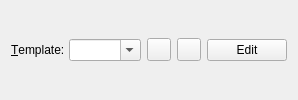
<?xml version="1.0" encoding="UTF-8"?>
<ui version="4.0">
 <class>TemplateWidget</class>
 <widget class="QWidget" name="TemplateWidget">
  <property name="windowTitle">
   <string>Choose Template</string>
  </property>
  <layout class="QHBoxLayout">
   <item>
    <widget class="QLabel" name="templateLabel">
     <property name="whatsThis">
      <string>&lt;p&gt;Give the file name of the LaTeX template.  If this input field is empty or contains an invalid file name, an internal default template will be used.&lt;/p&gt;</string>
     </property>
     <property name="text">
      <string>&amp;Template:</string>
     </property>
     <property name="buddy">
      <cstring>templateCombo</cstring>
     </property>
    </widget>
   </item>
   <item>
    <widget class="QComboBox" name="templateCombo">
     <property name="sizePolicy">
      <sizepolicy hsizetype="Expanding" vsizetype="Fixed">
       <horstretch>0</horstretch>
       <verstretch>0</verstretch>
      </sizepolicy>
     </property>
     <property name="whatsThis">
      <string>&lt;p&gt;Give the file name of the LaTeX template.  If this input field is empty or contains an invalid file name, an internal default template will be used.&lt;/p&gt;</string>
     </property>
     <property name="editable">
      <bool>true</bool>
     </property>
    </widget>
   </item>
   <item>
    <widget class="QToolButton" name="templateChooseButton">
     <property name="toolTip">
      <string>&lt;p&gt;Select template file&lt;/p&gt;</string>
     </property>
     <property name="whatsThis">
      <string>&lt;p&gt;Browse to an existing template file.&lt;/p&gt;</string>
     </property>
     <property name="text">
      <string/>
     </property>
     <property name="icon">
      <iconset resource="../app/application.qrc">
       <normaloff>:/icons/document-open.png</normaloff>:/icons/document-open.png</iconset>
     </property>
    </widget>
   </item>
   <item>
    <widget class="QToolButton" name="templateReloadButton">
     <property name="toolTip">
      <string>&lt;p&gt;Reload template file&lt;/p&gt;</string>
     </property>
     <property name="whatsThis">
      <string>&lt;p&gt;Reload current template file.&lt;/p&gt;</string>
     </property>
     <property name="text">
      <string/>
     </property>
     <property name="icon">
      <iconset resource="../app/application.qrc">
       <normaloff>:/icons/view-refresh.png</normaloff>:/icons/view-refresh.png</iconset>
     </property>
    </widget>
   </item>
   <item>
    <widget class="QPushButton" name="templateEditButton">
     <property name="toolTip">
      <string>&lt;p&gt;Edit template file&lt;/p&gt;</string>
     </property>
     <property name="whatsThis">
      <string>&lt;p&gt;Edit this template with an external editor specified in the &quot;Configure&quot; dialog.&lt;/p&gt;</string>
     </property>
     <property name="text">
      <string>Edit</string>
     </property>
    </widget>
   </item>
  </layout>
 </widget>
 <resources>
  <include location="../app/application.qrc"/>
 </resources>
 <connections/>
</ui>
